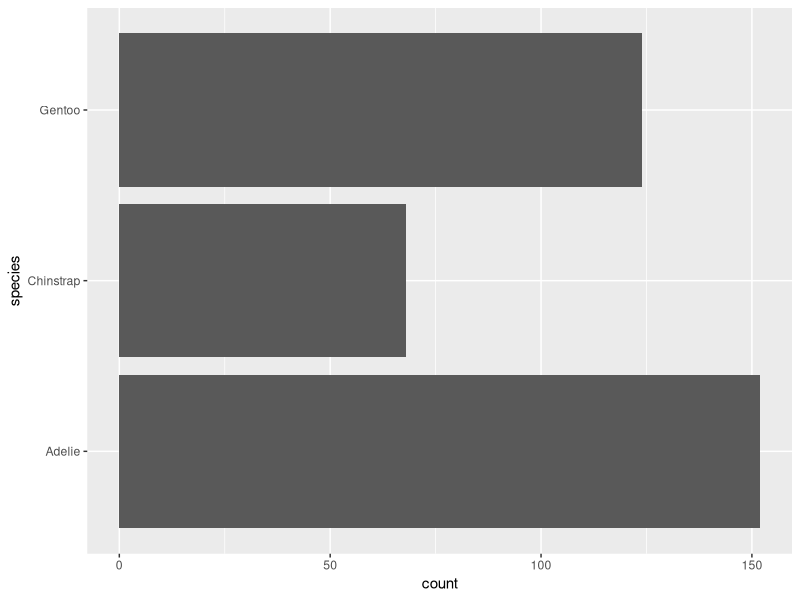
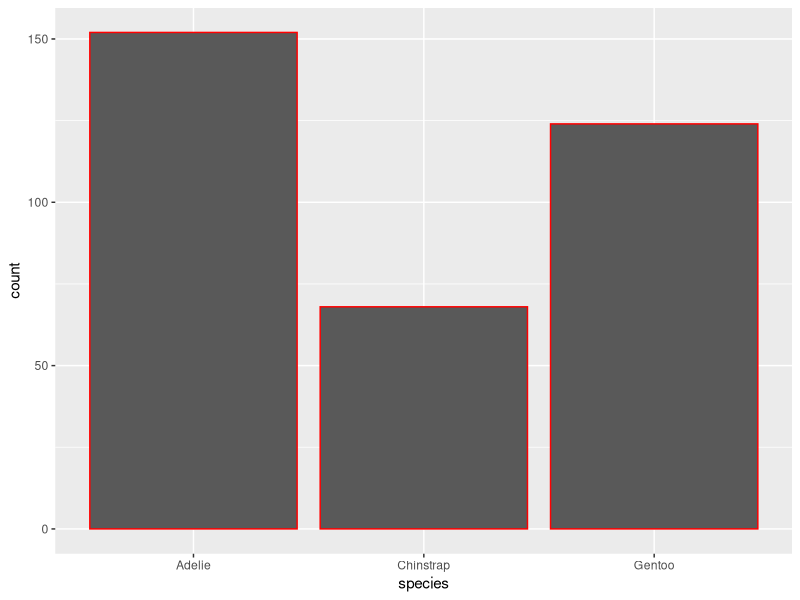
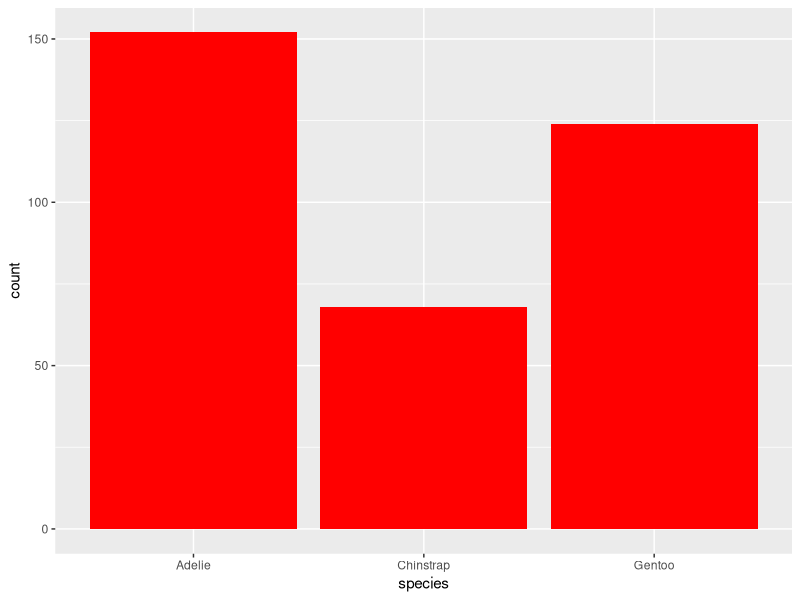
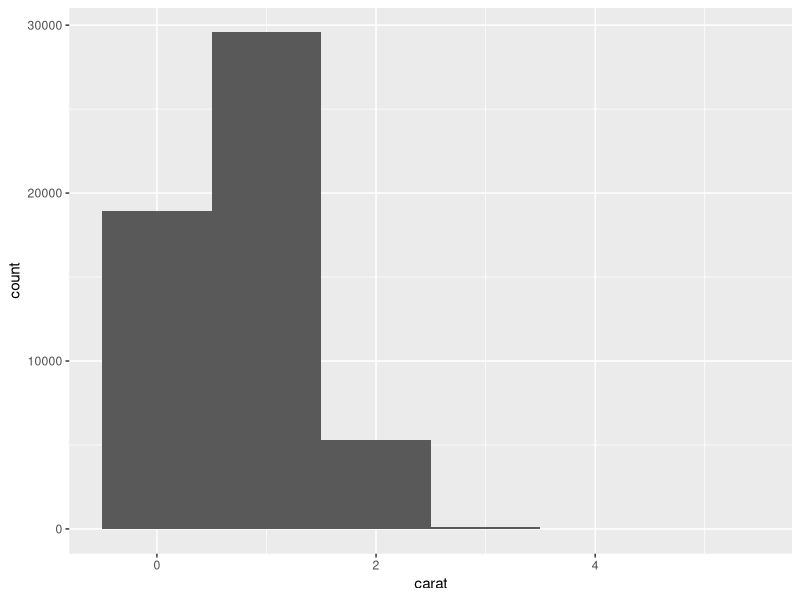
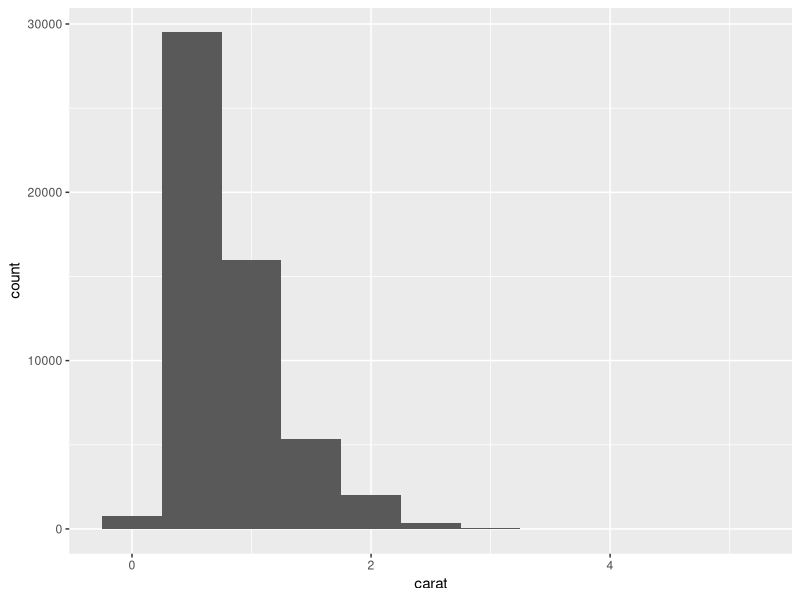
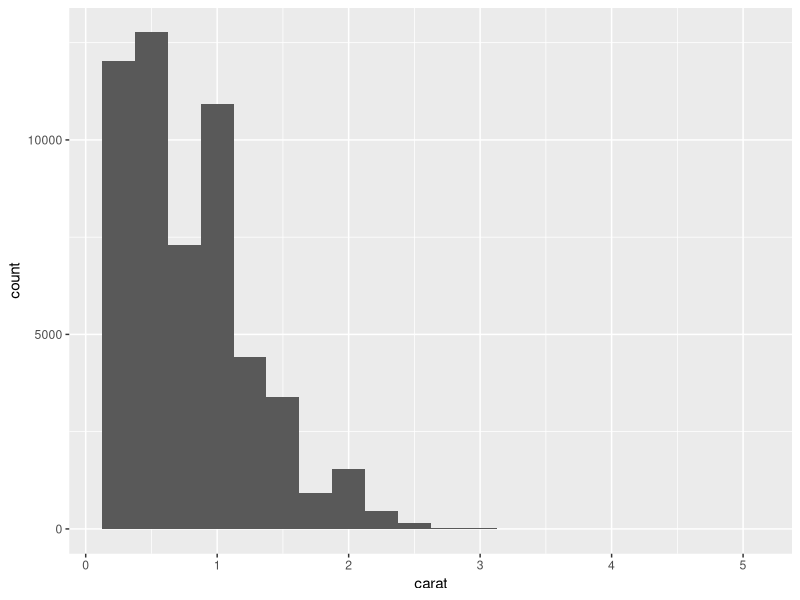
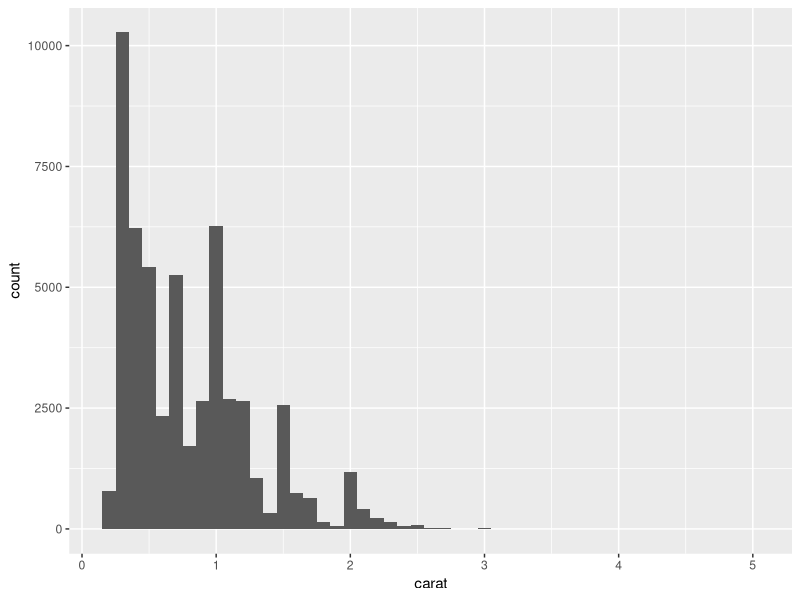
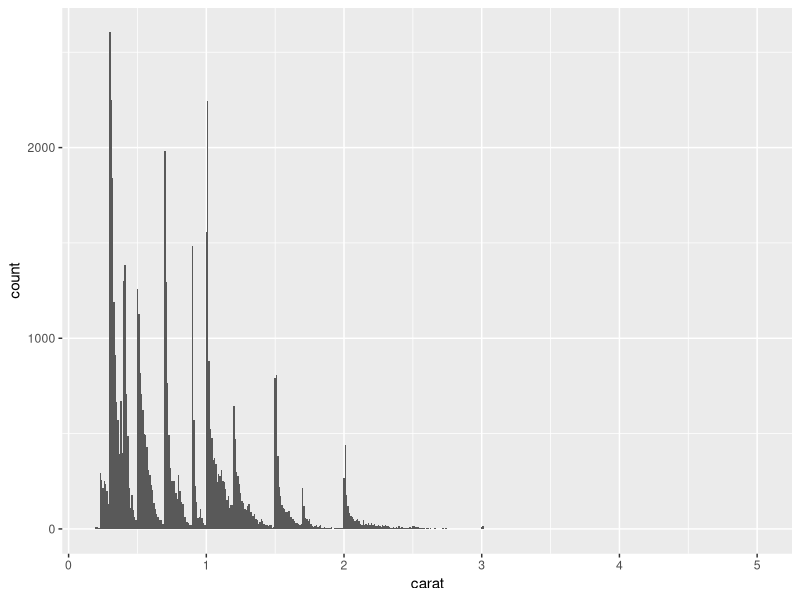

Write the R code that produced these figures, in order.
## ---- chunk 1
#| output: false
# Loading Packages
library(tidyverse)
library(palmerpenguins)
## ---- chunk 2
penguins |>
    ggplot(aes(y = species)) +
    geom_bar()
## ---- chunk 3
ggplot(penguins, aes(x = species)) +
  geom_bar(color = "red")

ggplot(penguins, aes(x = species)) +
  geom_bar(fill = "red")
## ---- chunk 4
# Quick look of the carat variable
summary(diamonds$carat)

diamonds |>
    ggplot(aes(x = carat)) +
    geom_histogram(binwidth = 1)

diamonds |>
    ggplot(aes(x = carat)) +
    geom_histogram(binwidth = 0.5)

diamonds |>
    ggplot(aes(x = carat)) +
    geom_histogram(binwidth = 0.25)

diamonds |>
    ggplot(aes(x = carat)) +
    geom_histogram(binwidth = 0.1)

diamonds |>
    ggplot(aes(x = carat)) +
    geom_histogram(binwidth = 0.01)

diamonds |>
    ggplot(aes(x = carat)) +
    geom_density()
